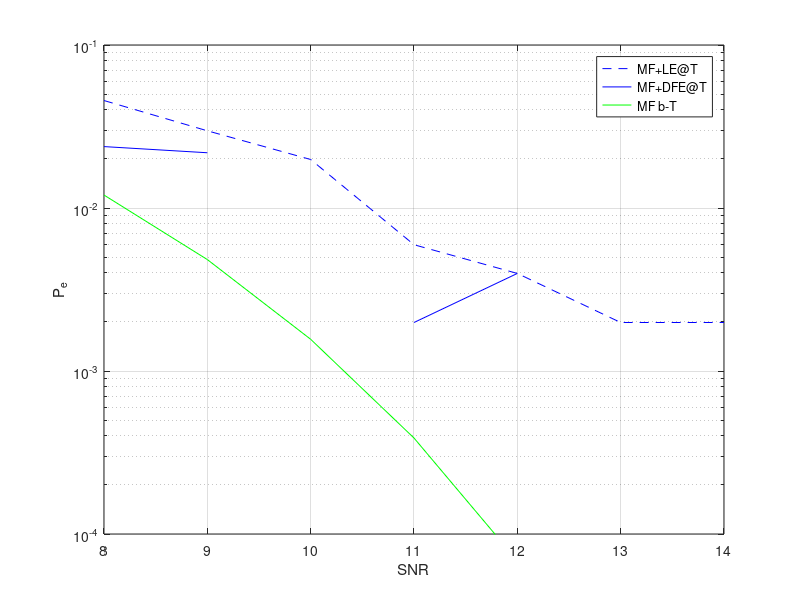

This chart was generated by the following MATLAB code:
clc; close all; clear global; clearvars;

SNR_vect = 8:14;
load('Pe_LE.mat');
load('Pe_DFE.mat');


figure()
semilogy(SNR_vect, Pe_LE, 'b--');
hold on;
grid on;
semilogy(SNR_vect, Pe_DFE, 'b');
semilogy(SNR_vect, awgn_bound, 'g')
ylim([10^-4 10^-1]);
xlabel("SNR");
ylabel("P_e");
legend('MF+LE@T','MF+DFE@T','MF b-T');
